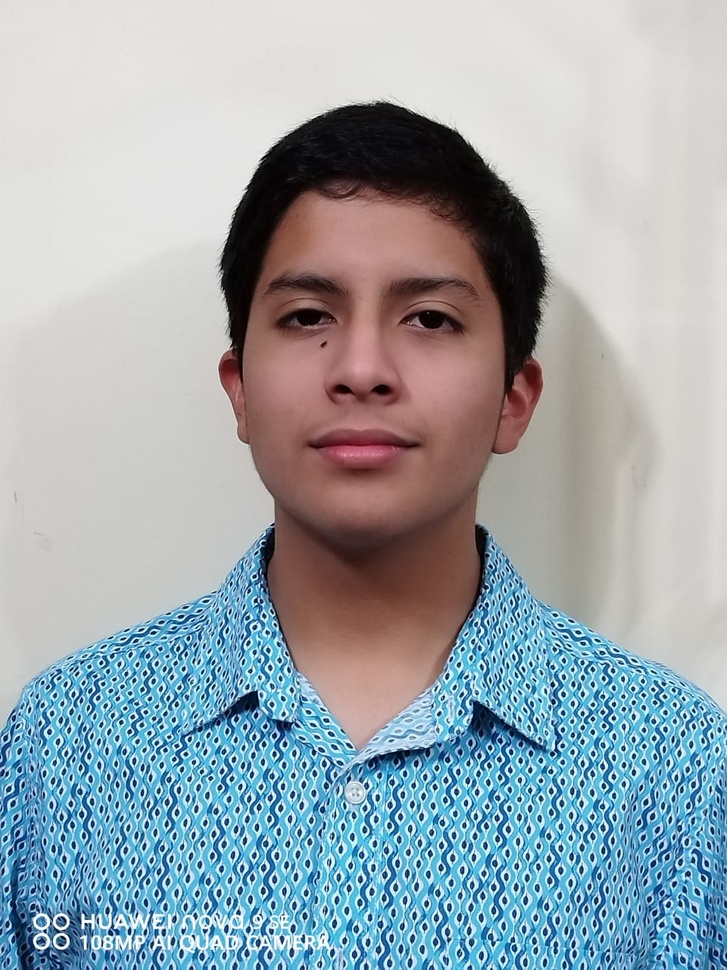
#> input picture foto (copia).jpeg, 727 x 970 px, shrunk from 960 x 1280 before the run; its folder holds only this picture in this run
$ python recorte_masivo.py
#> lines starting #> are read from the running program, lines starting #| are printed output that depends on the picture
import cv2
import os

# Directorio de entrada y salida
directorio_entrada = '.'
directorio_salida = 'recorte'
archivo_salida = 'salida.txt'

# Crea el directorio de salida si no existe
os.makedirs(directorio_salida, exist_ok=True)

# Abre un archivo de salida para registrar las respuestas
with open(archivo_salida, 'w') as f:
    # Carga el clasificador de detección de rostros preentrenado
    clasificador_rostros = cv2.CascadeClassifier('/var/www/html/opencv/data/haarcascades/haarcascade_frontalface_alt.xml')

    # Proporciones para el recorte
    proporcion_ancho = 3
    proporcion_alto = 4

    # Recorre todas las imágenes en el directorio de entrada
    for archivo in os.listdir(directorio_entrada):
        if archivo.endswith(('.jpg', '.jpeg', '.png')):
            ruta_archivo = os.path.join(directorio_entrada, archivo)
            imagen = cv2.imread(ruta_archivo)
#> imagen is the input picture: shape (970, 727, 3); mean B, G, R 175.1, 167.8, 155.4

            try:
                if imagen is not None:
                    imagen_gris = cv2.cvtColor(imagen, cv2.COLOR_BGR2GRAY)
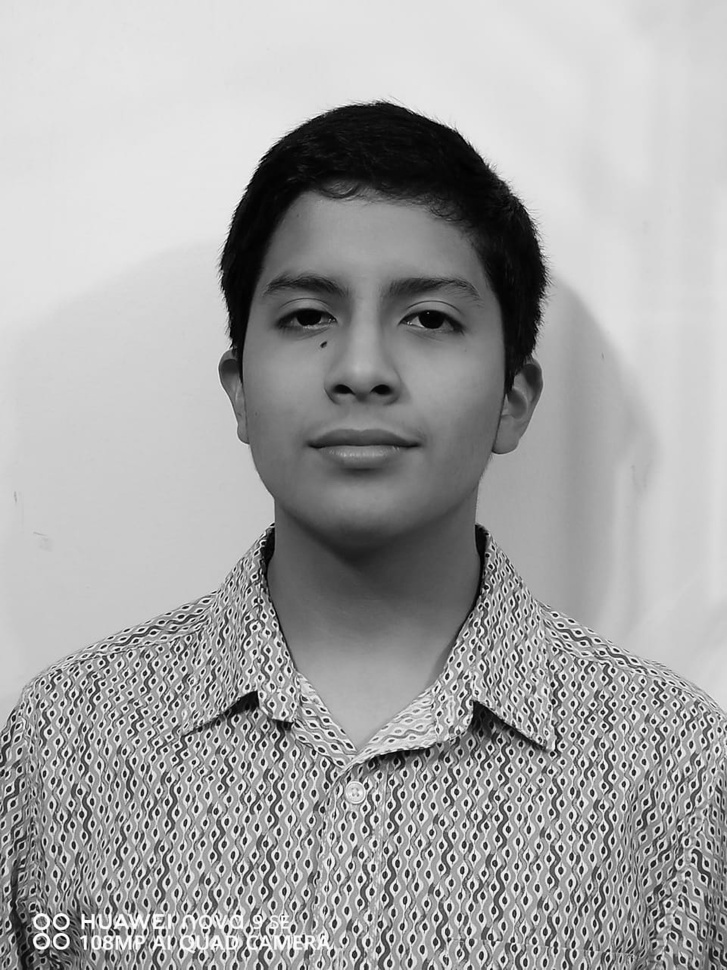
#> imagen_gris: shape (970, 727); min 0, max 255, mean 164.9

                    rostros = clasificador_rostros.detectMultiScale(imagen_gris, scaleFactor=1.3, minNeighbors=5)
#> rostros = [[203, 184, 333, 333]]

                    if len(rostros) > 0:
                        x, y, w, h = rostros[0]  # Obtiene las coordenadas del primer rostro
#> x = 203; y = 184; w = 333; h = 333

                        ancho_recorte = w
#> ancho_recorte = 333
                        alto_recorte = int(ancho_recorte * proporcion_alto / proporcion_ancho)
#> alto_recorte = 444

                        rostro_recortado = imagen[y - 170:y + alto_recorte, x - 80:x + ancho_recorte + 100]
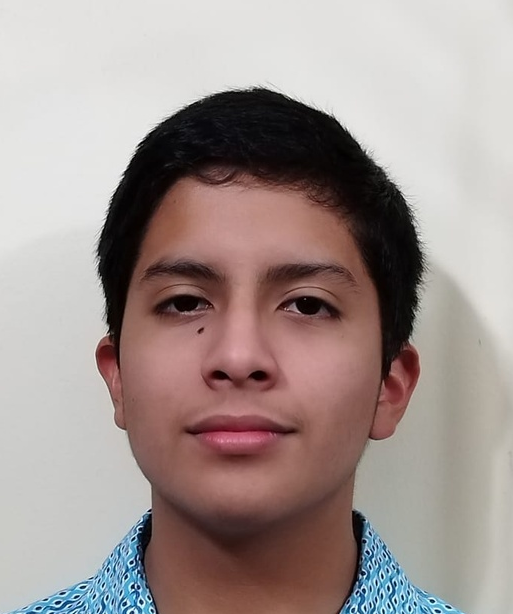
#> rostro_recortado: shape (614, 513, 3); mean B, G, R 145.4, 148.5, 162

                        nombre_base, extension = os.path.splitext(archivo)
                        nombre_recorte = os.path.join(directorio_salida, f"{nombre_base}{extension}")

                        if cv2.imwrite(nombre_recorte, rostro_recortado):
                            respuesta = f"Rostro recortado y guardado en {nombre_recorte}."
                        else:
                            respuesta = f"Error al guardar la imagen recortada: {nombre_archivo}"
                    else:
                        respuesta = f"No se detectaron rostros en la imagen: {archivo}"
                else:
                    respuesta = f"Error al cargar la imagen: {archivo}"
            except Exception as e:
                respuesta = f"Error al procesar la imagen {archivo}: {str(e)}"

            # Escribe la respuesta en el archivo de salida
            f.write(respuesta + '\n')

print("Proceso completado. Los resultados se han registrado en 'salida.txt'.")
